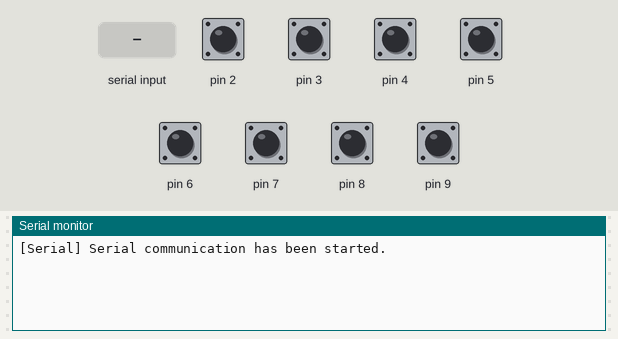
Bench run of a sketch on a simulated Arduino Leonardo, built with avr-gcc and run on an emulated ATmega32U4. Parts: the last lines printed to the serial monitor. The test bench sets the inputs (shaded band); at power-on: pin 2–9 HIGH. EEPROM starts erased; USB keyboard and mouse output is not drawn.

Above: at 1.2 s.
1.3 s: pin 2 pulled LOW for 0.15 s
At 2.0 s:
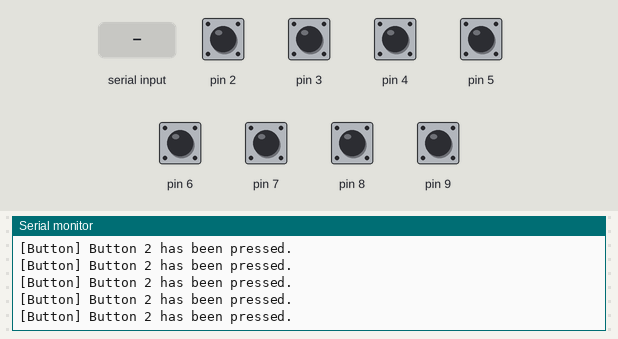
2.9 s: byte 101 (COMMAND_INVOKE_VERIFY_EEPROM) received over Serial
At 4.0 s:
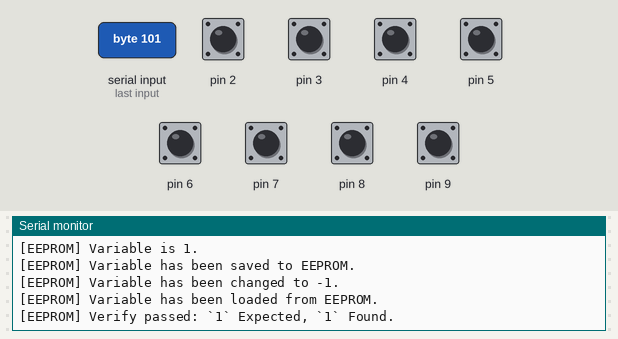
4.4 s: byte 107 (COMMAND_INVOKE_VERIFY_KEYBOARD) received over Serial
At 4.9 s:
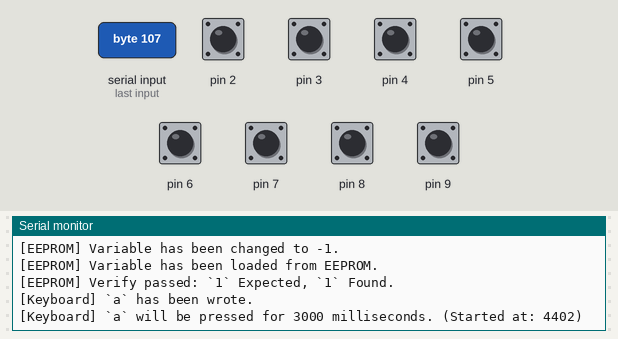
5.9 s: pin 3 pulled LOW for 0.15 s
At 6.7 s:
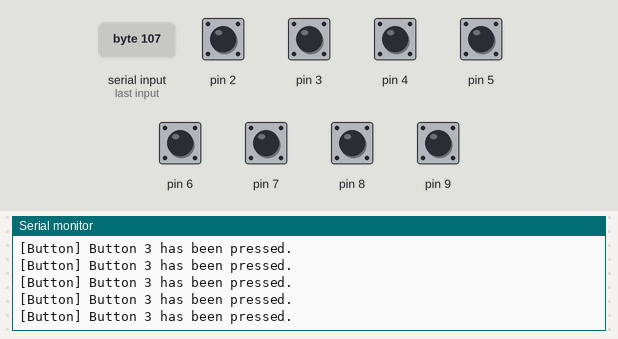
8.9 s: pin 4 pulled LOW for 0.15 s
At 10.1 s:
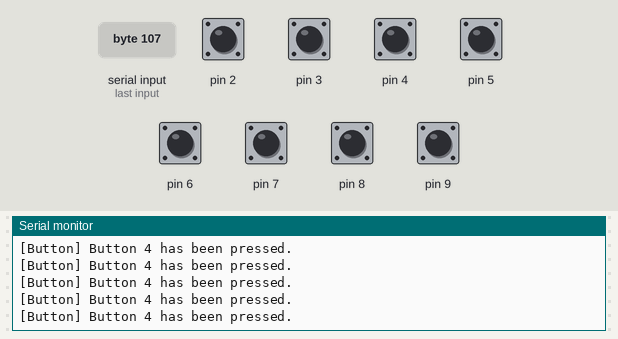
10.5 s: pin 5 pulled LOW for 0.15 s
At 11.4 s:
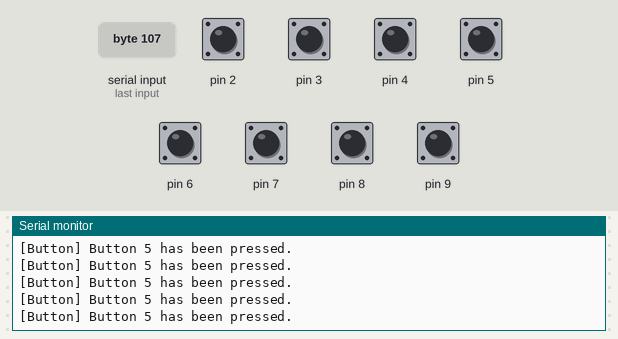
Timing chart, 0 to 13.1 s (numbered marks = the images above; inputs shaded):
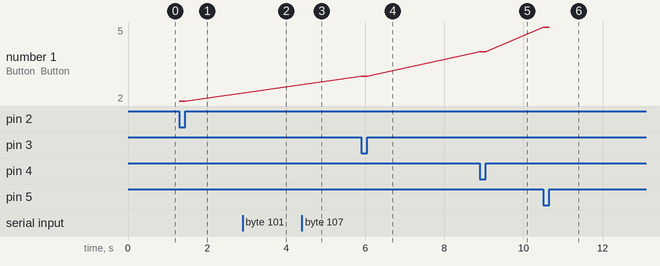

The sketch:

controller_verify.ino
```cpp
/**
 * Controller Verify
 *
 * This can be used to verify wire connection or well-assembled.
 *
 * Checklist
 * 1. Is it well compiled and uploaded to the selected Arduino board?
 * 2. Are all buttons well recognized pressed or not?
 * 3. Can Arduino send keyboard input?
 *   Send 'k' character to Arduino through the serial monitor. (COMMAND_INVOKE_VERIFY_KEYBOARD)
 *   Then check the result through the serial monitor and keyboard output.
 * 4. Can Arduino save data?
 *   Send 'e' character to Arduino through the serial monitor. (COMMAND_INVOKE_VERIFY_EEPROM)
 *   Then check the result through the serial monitor.
 */

#define SERIAL_SPEED    9600
#define VERIFY_EEPROM   true
#define VERIFY_KEYBOARD true

#define INPUT_CHAR_ON_VERIFY_KEYBOARD 'a'
#define PRESSING_MILLISECONDS_ON_VERIFY_KEYBOARD 3000
#define COMMAND_INVOKE_VERIFY_KEYBOARD 'k'
#define COMMAND_INVOKE_VERIFY_EEPROM 'e'

#if VERIFY_EEPROM
#include <EEPROM.h>
#endif
#if VERIFY_KEYBOARD
#include <Keyboard.h>
#endif

bool pressingInvoked = false;
unsigned long pressingInvokedAt = -1;

void setup() {
  #if VERIFY_KEYBOARD
  Keyboard.begin();
  #endif

  Serial.begin(SERIAL_SPEED);
  pinMode(2, INPUT_PULLUP);
  pinMode(3, INPUT_PULLUP);
  pinMode(4, INPUT_PULLUP);
  pinMode(5, INPUT_PULLUP);
  pinMode(6, INPUT_PULLUP);
  pinMode(7, INPUT_PULLUP);
  pinMode(8, INPUT_PULLUP);
  pinMode(9, INPUT_PULLUP);
  pinMode(10, INPUT_PULLUP);
  while(!Serial);
  Serial.println("[Serial] Serial communication has been started.");
}

void loop() {
  #if VERIFY_KEYBOARD
  if (pressingInvoked) {
    unsigned long now = millis();
    if (millis() - pressingInvokedAt > PRESSING_MILLISECONDS_ON_VERIFY_KEYBOARD) {
      Keyboard.release(INPUT_CHAR_ON_VERIFY_KEYBOARD);
      Serial.print("[Keyboard] Pressing done. (Released at: ");
      Serial.print(now);
      Serial.println(")");
      pressingInvoked = false;
    } else {
    }
  }
  #endif

  char received = Serial.read();
  if (received == COMMAND_INVOKE_VERIFY_EEPROM) {
    verifyEEPROM();
  }
  if (received == COMMAND_INVOKE_VERIFY_KEYBOARD) {
    invokeVerifyKeyboard();
  }

  if (!digitalRead(2)) Serial.println("[Button] Button 2 has been pressed.");
  if (!digitalRead(3)) Serial.println("[Button] Button 3 has been pressed.");
  if (!digitalRead(4)) Serial.println("[Button] Button 4 has been pressed.");
  if (!digitalRead(5)) Serial.println("[Button] Button 5 has been pressed.");
  if (!digitalRead(6)) Serial.println("[Button] Button 6 has been pressed.");
  if (!digitalRead(7)) Serial.println("[Button] Button 7 has been pressed.");
  if (!digitalRead(8)) Serial.println("[Button] Button 8 has been pressed.");
  if (!digitalRead(9)) Serial.println("[Button] Button 9 has been pressed.");
}

void invokeVerifyKeyboard() {
  #if VERIFY_KEYBOARD
  pressingInvoked = true;
  Keyboard.write(INPUT_CHAR_ON_VERIFY_KEYBOARD);
  Serial.print("[Keyboard] `");
  Serial.print(INPUT_CHAR_ON_VERIFY_KEYBOARD);
  Serial.println("` has been wrote.");

  pressingInvokedAt = millis();
  Serial.print("[Keyboard] `");
  Serial.print(INPUT_CHAR_ON_VERIFY_KEYBOARD);
  Serial.print("` will be pressed for ");
  Serial.print(PRESSING_MILLISECONDS_ON_VERIFY_KEYBOARD);
  Serial.print(" milliseconds. (Started at: ");
  Serial.print(pressingInvokedAt);
  Serial.println(")");
  Keyboard.press(INPUT_CHAR_ON_VERIFY_KEYBOARD);
  #else
  Serial.println("[Keyboard] Keyboard verification has been disabled.");
  #endif
}

void verifyEEPROM() {
  const int origin = 1;
  const int address = 0;

  #if VERIFY_EEPROM
  int var = origin;
  Serial.print("[EEPROM] Variable is ");
  Serial.print(var);
  Serial.println(".");

  EEPROM.put(address, var);
  Serial.println("[EEPROM] Variable has been saved to EEPROM.");

  var = -1;
  Serial.print("[EEPROM] Variable has been changed to ");
  Serial.print(var);
  Serial.println(".");

  EEPROM.get(address, var);
  Serial.println("[EEPROM] Variable has been loaded from EEPROM.");

  Serial.print("[EEPROM] Verify ");
  Serial.print(var == origin ? "passed" : "failed");
  Serial.print(": `");
  Serial.print(origin);
  Serial.print("` Expected, ");
  Serial.print("`");
  Serial.print(var);
  Serial.println("` Found.");
  #else
  Serial.println("[EEPROM] EEPROM verification has been disabled.");
  #endif
}
```

Measured:
- after the input at 1.3 s, the serial monitor: prints a new line at once (image 1)
- after the input at 2.9 s, the serial monitor: prints a new line at once (image 2)
- after the input at 4.4 s, the serial monitor: prints a new line at once (image 3)
- after the input at 5.9 s, the serial monitor: prints a new line at once (image 4)
- after the input at 8.9 s, the serial monitor: prints a new line at once (image 5)
- after the input at 10.5 s, the serial monitor: prints a new line at once (image 6)
- plotted number 1: 2 → 3 after the input at 5.9 s, 3 → 4 after the input at 8.9 s, 4 → 5 after the input at 10.5 s
